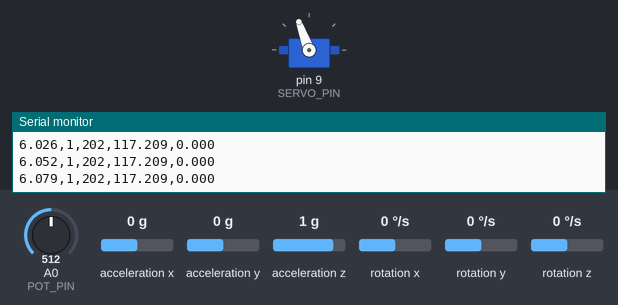
This sketch was run on a simulated Arduino Uno, built with avr-gcc and run on an emulated ATmega328P. On the bench: servo, the last lines printed to the serial monitor. Inputs (shaded band) come from the test bench; at power-on: A0 (POT_PIN) = 512, acceleration x 0 g, acceleration y 0 g, acceleration z 1 g, rotation x 0 °/s, rotation y 0 °/s, rotation z 0 °/s. At 37.4 s the program stops and its outputs stay as they are.

Above: at 7.3 s.
At 13.3 s:
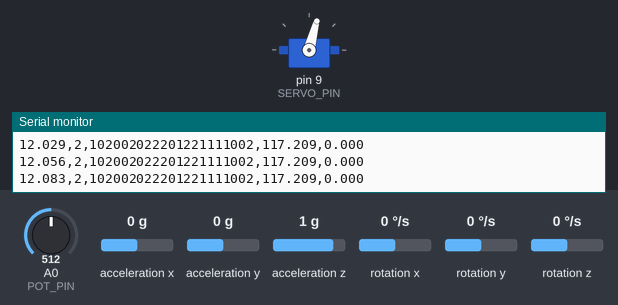
At 19.3 s:
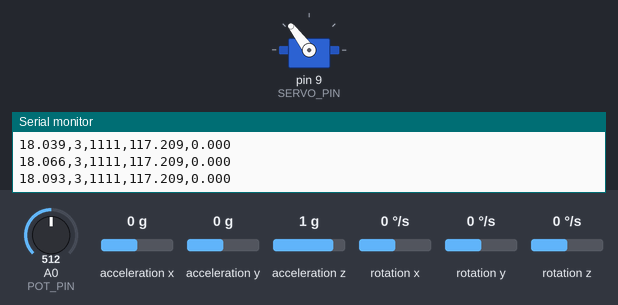
At 31.3 s:
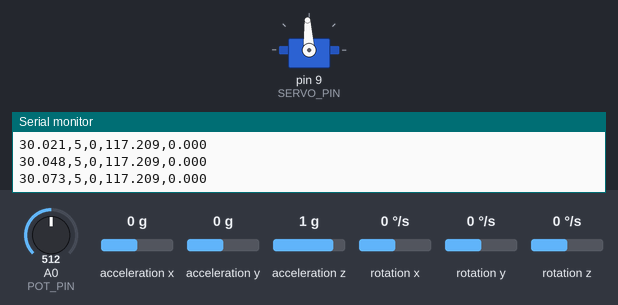
Timing chart, 0 to 32.8 s (numbered marks = the images above):
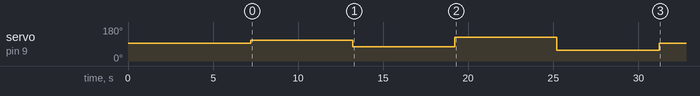

Measured:
- by itself, servo on pin 9 (SERVO_PIN): 93° → 110° at 7.2 s, → 75° 6.0 s later, → 127° 6.0 s later, → 58° 6.0 s later, … (5 changes in this stretch)

The sketch:

Id_Final.ino
```cpp
#include <Wire.h>
#include <MPU6050.h>
#include <Servo.h>

MPU6050 mpu;
Servo servo;

// ---------- Pines ----------
const int SERVO_PIN = 9;
const int POT_PIN   = A0;

// ---------- Calibración potenciómetro ----------
float A_cal = -0.261627f;
float B_cal = 251.16192f;
float potToAngle(int adc) { return A_cal * adc + B_cal; }

// ---------- Servo ----------
const int PWM_MIN = 700;
const int PWM_MAX = 2300;
const int SERVO_CENTER_DEG = 90;

int angToPWM(int angRef) {
  angRef = constrain(angRef, 0, 180);
  return map(angRef, 0, 180, PWM_MIN, PWM_MAX);
}
void moverServo_deg(int angRef) { servo.writeMicroseconds(angToPWM(angRef)); }

// ---------- Ensayo multi-escalón ----------
const float Ts_s       = 0.02f;   // 50 Hz
const float T_STEP_S   = 6.0f;    // duración por nivel
const int N_STEPS      = 6;
const int STEP_AMPLS[N_STEPS] = { 0, 20, -20, 40, -40, 0 };

// ---------- Filtro complementario ----------
const float ALPHA_CF = 0.98f;
float theta_cf_deg = 0.0f;
bool  cf_init = false;
unsigned long last_cf_ms = 0;

// ---------- Serial ----------
const long BAUD = 115200;

// ---------- Setup ----------
void setup() {
  Serial.begin(BAUD);
  Wire.begin();
  Wire.setClock(400000);
  mpu.initialize();
  delay(200);

  if (!mpu.testConnection()) {
    Serial.println("Error: MPU6050 no conectado");
    while (1) delay(100);
  }

  servo.attach(SERVO_PIN);
  moverServo_deg(SERVO_CENTER_DEG);
  delay(1000);

  Serial.println("t_s,step_index,phi_ref_deg,phi_deg,theta_deg");
  last_cf_ms = millis();
}

// ---------- Loop ----------
void loop() {
  static unsigned long t0_ms = millis();
  unsigned long now_ms = millis();
  float t_s = (now_ms - t0_ms) / 1000.0f;

  // 1) índice del escalón actual
  int idx = (int)(t_s / T_STEP_S);
  if (idx >= N_STEPS) {
    moverServo_deg(SERVO_CENTER_DEG);
    while (1) delay(100);
  }

  // 2) comando al servo
  int phi_ref_deg = SERVO_CENTER_DEG + STEP_AMPLS[idx];
  moverServo_deg(phi_ref_deg);

  // 3) lectura potenciómetro
  int adc_pot = analogRead(POT_PIN);
  float phi_deg = potToAngle(adc_pot);

  // 4) lectura IMU (θ)
  int16_t ax, ay, az, gx, gy, gz;
  mpu.getMotion6(&ax, &ay, &az, &gx, &gy, &gz);
  float ay_g = (float)ay / 16384.0f;
  float az_g = (float)az / 16384.0f;
  float theta_acc_deg = atan2(ay_g, az_g) * 180.0f / PI;
  float gx_dps = (float)gx / 131.0f;
  float dt_cf = (last_cf_ms == 0) ? Ts_s : (now_ms - last_cf_ms) / 1000.0f;
  last_cf_ms = now_ms;
  if (!cf_init) { theta_cf_deg = theta_acc_deg; cf_init = true; }
  else {
    float pred = theta_cf_deg + gx_dps * dt_cf;
    theta_cf_deg = ALPHA_CF * pred + (1 - ALPHA_CF) * theta_acc_deg;
  }

  // 5) salida CSV
  Serial.print(t_s, 3); Serial.print(",");
  Serial.print(idx); Serial.print(",");
  Serial.print(phi_ref_deg - SERVO_CENTER_DEG, 3); Serial.print(",");
  Serial.print(phi_deg, 3); Serial.print(",");
  Serial.println(theta_cf_deg, 3);

  delay((int)(Ts_s * 1000));
}
```
